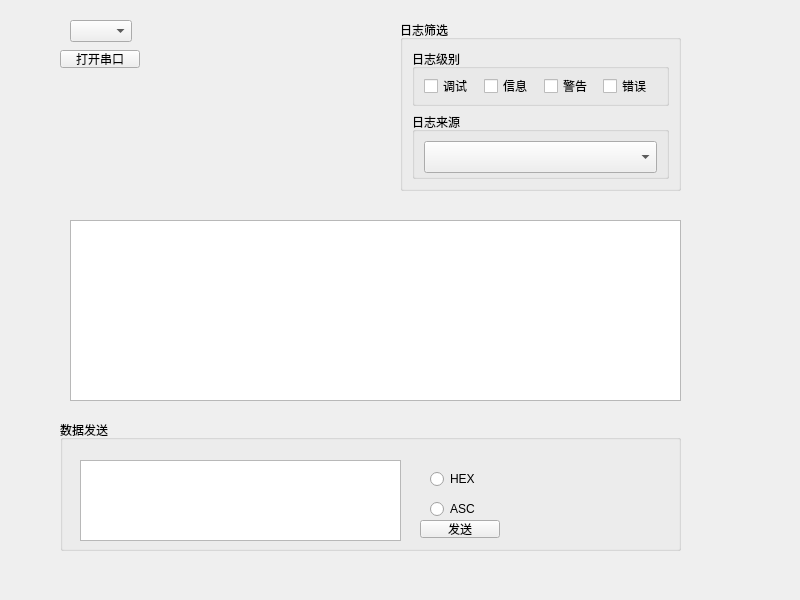
<?xml version="1.0" encoding="UTF-8"?>
<ui version="4.0">
 <class>Widget</class>
 <widget class="QWidget" name="Widget">
  <property name="geometry">
   <rect>
    <x>0</x>
    <y>0</y>
    <width>800</width>
    <height>600</height>
   </rect>
  </property>
  <property name="windowTitle">
   <string>Widget</string>
  </property>
  <widget class="QComboBox" name="comboBoxComSelect">
   <property name="geometry">
    <rect>
     <x>70</x>
     <y>20</y>
     <width>62</width>
     <height>22</height>
    </rect>
   </property>
  </widget>
  <widget class="QPushButton" name="pushButtonSerialCtrl">
   <property name="geometry">
    <rect>
     <x>60</x>
     <y>50</y>
     <width>80</width>
     <height>18</height>
    </rect>
   </property>
   <property name="text">
    <string>打开串口</string>
   </property>
  </widget>
  <widget class="QTextBrowser" name="textBrowserLogDisplay">
   <property name="geometry">
    <rect>
     <x>70</x>
     <y>220</y>
     <width>611</width>
     <height>181</height>
    </rect>
   </property>
  </widget>
  <widget class="QGroupBox" name="groupBoxLogFilter">
   <property name="geometry">
    <rect>
     <x>400</x>
     <y>20</y>
     <width>281</width>
     <height>171</height>
    </rect>
   </property>
   <property name="title">
    <string>日志筛选</string>
   </property>
   <layout class="QVBoxLayout" name="verticalLayout">
    <item>
     <widget class="QGroupBox" name="groupBoxLogLevel">
      <property name="title">
       <string>日志级别</string>
      </property>
      <layout class="QHBoxLayout" name="horizontalLayout">
       <item>
        <widget class="QCheckBox" name="checkBoxDebug">
         <property name="minimumSize">
          <size>
           <width>48</width>
           <height>16</height>
          </size>
         </property>
         <property name="text">
          <string>调试</string>
         </property>
        </widget>
       </item>
       <item>
        <widget class="QCheckBox" name="checkBoxInfo">
         <property name="minimumSize">
          <size>
           <width>48</width>
           <height>16</height>
          </size>
         </property>
         <property name="text">
          <string>信息</string>
         </property>
        </widget>
       </item>
       <item>
        <widget class="QCheckBox" name="checkBoxWarning">
         <property name="minimumSize">
          <size>
           <width>48</width>
           <height>16</height>
          </size>
         </property>
         <property name="text">
          <string>警告</string>
         </property>
        </widget>
       </item>
       <item>
        <widget class="QCheckBox" name="checkBoxError">
         <property name="minimumSize">
          <size>
           <width>48</width>
           <height>16</height>
          </size>
         </property>
         <property name="text">
          <string>错误</string>
         </property>
        </widget>
       </item>
      </layout>
     </widget>
    </item>
    <item>
     <widget class="QGroupBox" name="groupBoxLogSource">
      <property name="title">
       <string>日志来源</string>
      </property>
      <layout class="QHBoxLayout" name="horizontalLayout_2">
       <item>
        <widget class="QComboBox" name="comboBoxLogSourceSelect">
         <property name="minimumSize">
          <size>
           <width>0</width>
           <height>32</height>
          </size>
         </property>
        </widget>
       </item>
      </layout>
     </widget>
    </item>
   </layout>
  </widget>
  <widget class="QGroupBox" name="groupBoxSend">
   <property name="geometry">
    <rect>
     <x>60</x>
     <y>420</y>
     <width>621</width>
     <height>131</height>
    </rect>
   </property>
   <property name="title">
    <string>数据发送</string>
   </property>
   <widget class="QPlainTextEdit" name="plainTextEditDataInput">
    <property name="geometry">
     <rect>
      <x>20</x>
      <y>40</y>
      <width>321</width>
      <height>81</height>
     </rect>
    </property>
   </widget>
   <widget class="QRadioButton" name="radioButtonHex">
    <property name="geometry">
     <rect>
      <x>370</x>
      <y>50</y>
      <width>73</width>
      <height>18</height>
     </rect>
    </property>
    <property name="text">
     <string>HEX</string>
    </property>
   </widget>
   <widget class="QRadioButton" name="radioButtonAsc">
    <property name="geometry">
     <rect>
      <x>370</x>
      <y>80</y>
      <width>73</width>
      <height>18</height>
     </rect>
    </property>
    <property name="text">
     <string>ASC</string>
    </property>
   </widget>
   <widget class="QPushButton" name="pushButtonDataSend">
    <property name="geometry">
     <rect>
      <x>360</x>
      <y>100</y>
      <width>80</width>
      <height>18</height>
     </rect>
    </property>
    <property name="text">
     <string>发送</string>
    </property>
   </widget>
  </widget>
 </widget>
 <resources/>
 <connections/>
</ui>
